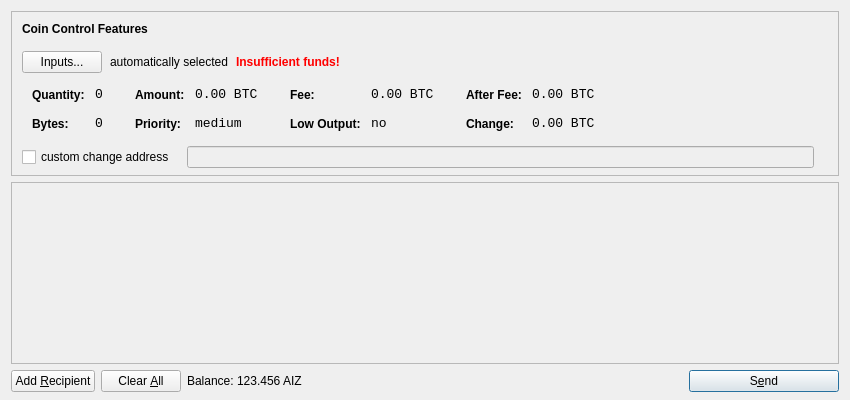
<?xml version="1.0" encoding="UTF-8"?>
<ui version="4.0">
 <class>SendCoinsDialog</class>
 <widget class="QDialog" name="SendCoinsDialog">
  <property name="geometry">
   <rect>
    <x>0</x>
    <y>0</y>
    <width>850</width>
    <height>400</height>
   </rect>
  </property>
  <property name="windowTitle">
   <string>Send Coins</string>
  </property>
  <layout class="QVBoxLayout" name="verticalLayout" stretch="0,1,0">
   <property name="bottomMargin">
    <number>8</number>
   </property>
   <item>
    <widget class="QFrame" name="frameCoinControl">
     <property name="sizePolicy">
      <sizepolicy hsizetype="Expanding" vsizetype="Expanding">
       <horstretch>0</horstretch>
       <verstretch>0</verstretch>
      </sizepolicy>
     </property>
     <property name="maximumSize">
      <size>
       <width>16777215</width>
       <height>16777215</height>
      </size>
     </property>
     <property name="frameShape">
      <enum>QFrame::StyledPanel</enum>
     </property>
     <property name="frameShadow">
      <enum>QFrame::Sunken</enum>
     </property>
     <layout class="QVBoxLayout" name="verticalLayoutCoinControl2">
      <property name="spacing">
       <number>-1</number>
      </property>
      <property name="leftMargin">
       <number>0</number>
      </property>
      <property name="topMargin">
       <number>0</number>
      </property>
      <property name="rightMargin">
       <number>0</number>
      </property>
      <property name="bottomMargin">
       <number>6</number>
      </property>
      <item>
       <layout class="QVBoxLayout" name="verticalLayoutCoinControl" stretch="0,0,0,0,1">
        <property name="spacing">
         <number>0</number>
        </property>
        <property name="leftMargin">
         <number>10</number>
        </property>
        <property name="topMargin">
         <number>10</number>
        </property>
        <item>
         <layout class="QHBoxLayout" name="horizontalLayoutCoinControl1">
          <property name="bottomMargin">
           <number>15</number>
          </property>
          <item>
           <widget class="QLabel" name="labelCoinControlFeatures">
            <property name="sizePolicy">
             <sizepolicy hsizetype="Preferred" vsizetype="Maximum">
              <horstretch>0</horstretch>
              <verstretch>0</verstretch>
             </sizepolicy>
            </property>
            <property name="font">
             <font>
              <weight>75</weight>
              <bold>true</bold>
             </font>
            </property>
            <property name="styleSheet">
             <string notr="true">font-weight:bold;</string>
            </property>
            <property name="text">
             <string>Coin Control Features</string>
            </property>
           </widget>
          </item>
         </layout>
        </item>
        <item>
         <layout class="QHBoxLayout" name="horizontalLayoutCoinControl2" stretch="0,0,0,0">
          <property name="spacing">
           <number>8</number>
          </property>
          <property name="bottomMargin">
           <number>10</number>
          </property>
          <item>
           <widget class="QPushButton" name="pushButtonCoinControl">
            <property name="styleSheet">
             <string notr="true"/>
            </property>
            <property name="text">
             <string>Inputs...</string>
            </property>
           </widget>
          </item>
          <item>
           <widget class="QLabel" name="labelCoinControlAutomaticallySelected">
            <property name="text">
             <string>automatically selected</string>
            </property>
            <property name="margin">
             <number>5</number>
            </property>
           </widget>
          </item>
          <item>
           <widget class="QLabel" name="labelCoinControlInsuffFunds">
            <property name="font">
             <font>
              <weight>75</weight>
              <bold>true</bold>
             </font>
            </property>
            <property name="styleSheet">
             <string notr="true">color:red;font-weight:bold;</string>
            </property>
            <property name="text">
             <string>Insufficient funds!</string>
            </property>
            <property name="margin">
             <number>5</number>
            </property>
           </widget>
          </item>
          <item>
           <spacer name="horizontalSpacerCoinControl">
            <property name="orientation">
             <enum>Qt::Horizontal</enum>
            </property>
            <property name="sizeHint" stdset="0">
             <size>
              <width>40</width>
              <height>1</height>
             </size>
            </property>
           </spacer>
          </item>
         </layout>
        </item>
        <item>
         <widget class="QWidget" name="widgetCoinControl" native="true">
          <property name="sizePolicy">
           <sizepolicy hsizetype="Preferred" vsizetype="Preferred">
            <horstretch>0</horstretch>
            <verstretch>0</verstretch>
           </sizepolicy>
          </property>
          <property name="minimumSize">
           <size>
            <width>0</width>
            <height>0</height>
           </size>
          </property>
          <property name="styleSheet">
           <string notr="true"/>
          </property>
          <layout class="QHBoxLayout" name="horizontalLayoutCoinControl5">
           <property name="margin">
            <number>0</number>
           </property>
           <item>
            <layout class="QHBoxLayout" name="horizontalLayoutCoinControl3" stretch="0,0,0,1">
             <property name="spacing">
              <number>20</number>
             </property>
             <property name="topMargin">
              <number>0</number>
             </property>
             <property name="bottomMargin">
              <number>10</number>
             </property>
             <item>
              <layout class="QFormLayout" name="formLayoutCoinControl1">
               <property name="horizontalSpacing">
                <number>10</number>
               </property>
               <property name="verticalSpacing">
                <number>14</number>
               </property>
               <property name="leftMargin">
                <number>10</number>
               </property>
               <property name="topMargin">
                <number>4</number>
               </property>
               <property name="rightMargin">
                <number>6</number>
               </property>
               <item row="0" column="0">
                <widget class="QLabel" name="labelCoinControlQuantityText">
                 <property name="styleSheet">
                  <string notr="true">font-weight:bold;</string>
                 </property>
                 <property name="text">
                  <string>Quantity:</string>
                 </property>
                 <property name="margin">
                  <number>0</number>
                 </property>
                </widget>
               </item>
               <item row="0" column="1">
                <widget class="QLabel" name="labelCoinControlQuantity">
                 <property name="font">
                  <font>
                   <family>Monospace</family>
                   <pointsize>10</pointsize>
                  </font>
                 </property>
                 <property name="cursor">
                  <cursorShape>IBeamCursor</cursorShape>
                 </property>
                 <property name="contextMenuPolicy">
                  <enum>Qt::ActionsContextMenu</enum>
                 </property>
                 <property name="text">
                  <string notr="true">0</string>
                 </property>
                 <property name="margin">
                  <number>0</number>
                 </property>
                 <property name="textInteractionFlags">
                  <set>Qt::LinksAccessibleByMouse|Qt::TextSelectableByKeyboard|Qt::TextSelectableByMouse</set>
                 </property>
                </widget>
               </item>
               <item row="1" column="0">
                <widget class="QLabel" name="labelCoinControlBytesText">
                 <property name="styleSheet">
                  <string notr="true">font-weight:bold;</string>
                 </property>
                 <property name="text">
                  <string>Bytes:</string>
                 </property>
                </widget>
               </item>
               <item row="1" column="1">
                <widget class="QLabel" name="labelCoinControlBytes">
                 <property name="font">
                  <font>
                   <family>Monospace</family>
                   <pointsize>10</pointsize>
                  </font>
                 </property>
                 <property name="cursor">
                  <cursorShape>IBeamCursor</cursorShape>
                 </property>
                 <property name="contextMenuPolicy">
                  <enum>Qt::ActionsContextMenu</enum>
                 </property>
                 <property name="text">
                  <string notr="true">0</string>
                 </property>
                 <property name="textInteractionFlags">
                  <set>Qt::LinksAccessibleByMouse|Qt::TextSelectableByKeyboard|Qt::TextSelectableByMouse</set>
                 </property>
                </widget>
               </item>
              </layout>
             </item>
             <item>
              <layout class="QFormLayout" name="formLayoutCoinControl2">
               <property name="horizontalSpacing">
                <number>10</number>
               </property>
               <property name="verticalSpacing">
                <number>14</number>
               </property>
               <property name="leftMargin">
                <number>6</number>
               </property>
               <property name="topMargin">
                <number>4</number>
               </property>
               <property name="rightMargin">
                <number>6</number>
               </property>
               <item row="0" column="0">
                <widget class="QLabel" name="labelCoinControlAmountText">
                 <property name="styleSheet">
                  <string notr="true">font-weight:bold;</string>
                 </property>
                 <property name="text">
                  <string>Amount:</string>
                 </property>
                 <property name="margin">
                  <number>0</number>
                 </property>
                </widget>
               </item>
               <item row="0" column="1">
                <widget class="QLabel" name="labelCoinControlAmount">
                 <property name="font">
                  <font>
                   <family>Monospace</family>
                   <pointsize>10</pointsize>
                  </font>
                 </property>
                 <property name="cursor">
                  <cursorShape>IBeamCursor</cursorShape>
                 </property>
                 <property name="contextMenuPolicy">
                  <enum>Qt::ActionsContextMenu</enum>
                 </property>
                 <property name="text">
                  <string notr="true">0.00 BTC</string>
                 </property>
                 <property name="textInteractionFlags">
                  <set>Qt::LinksAccessibleByMouse|Qt::TextSelectableByKeyboard|Qt::TextSelectableByMouse</set>
                 </property>
                </widget>
               </item>
               <item row="1" column="0">
                <widget class="QLabel" name="labelCoinControlPriorityText">
                 <property name="styleSheet">
                  <string notr="true">font-weight:bold;</string>
                 </property>
                 <property name="text">
                  <string>Priority:</string>
                 </property>
                </widget>
               </item>
               <item row="1" column="1">
                <widget class="QLabel" name="labelCoinControlPriority">
                 <property name="font">
                  <font>
                   <family>Monospace</family>
                   <pointsize>10</pointsize>
                  </font>
                 </property>
                 <property name="cursor">
                  <cursorShape>IBeamCursor</cursorShape>
                 </property>
                 <property name="contextMenuPolicy">
                  <enum>Qt::ActionsContextMenu</enum>
                 </property>
                 <property name="text">
                  <string>medium</string>
                 </property>
                 <property name="textInteractionFlags">
                  <set>Qt::LinksAccessibleByMouse|Qt::TextSelectableByKeyboard|Qt::TextSelectableByMouse</set>
                 </property>
                </widget>
               </item>
              </layout>
             </item>
             <item>
              <layout class="QFormLayout" name="formLayoutCoinControl3">
               <property name="horizontalSpacing">
                <number>10</number>
               </property>
               <property name="verticalSpacing">
                <number>14</number>
               </property>
               <property name="leftMargin">
                <number>6</number>
               </property>
               <property name="topMargin">
                <number>4</number>
               </property>
               <property name="rightMargin">
                <number>6</number>
               </property>
               <item row="0" column="0">
                <widget class="QLabel" name="labelCoinControlFeeText">
                 <property name="styleSheet">
                  <string notr="true">font-weight:bold;</string>
                 </property>
                 <property name="text">
                  <string>Fee:</string>
                 </property>
                 <property name="margin">
                  <number>0</number>
                 </property>
                </widget>
               </item>
               <item row="0" column="1">
                <widget class="QLabel" name="labelCoinControlFee">
                 <property name="font">
                  <font>
                   <family>Monospace</family>
                   <pointsize>10</pointsize>
                  </font>
                 </property>
                 <property name="cursor">
                  <cursorShape>IBeamCursor</cursorShape>
                 </property>
                 <property name="contextMenuPolicy">
                  <enum>Qt::ActionsContextMenu</enum>
                 </property>
                 <property name="text">
                  <string notr="true">0.00 BTC</string>
                 </property>
                 <property name="textInteractionFlags">
                  <set>Qt::LinksAccessibleByMouse|Qt::TextSelectableByKeyboard|Qt::TextSelectableByMouse</set>
                 </property>
                </widget>
               </item>
               <item row="1" column="0">
                <widget class="QLabel" name="labelCoinControlLowOutputText">
                 <property name="styleSheet">
                  <string notr="true">font-weight:bold;</string>
                 </property>
                 <property name="text">
                  <string>Low Output:</string>
                 </property>
                </widget>
               </item>
               <item row="1" column="1">
                <widget class="QLabel" name="labelCoinControlLowOutput">
                 <property name="font">
                  <font>
                   <family>Monospace</family>
                   <pointsize>10</pointsize>
                  </font>
                 </property>
                 <property name="cursor">
                  <cursorShape>IBeamCursor</cursorShape>
                 </property>
                 <property name="contextMenuPolicy">
                  <enum>Qt::ActionsContextMenu</enum>
                 </property>
                 <property name="text">
                  <string>no</string>
                 </property>
                 <property name="textInteractionFlags">
                  <set>Qt::LinksAccessibleByMouse|Qt::TextSelectableByKeyboard|Qt::TextSelectableByMouse</set>
                 </property>
                </widget>
               </item>
              </layout>
             </item>
             <item>
              <layout class="QFormLayout" name="formLayoutCoinControl4">
               <property name="horizontalSpacing">
                <number>10</number>
               </property>
               <property name="verticalSpacing">
                <number>14</number>
               </property>
               <property name="leftMargin">
                <number>6</number>
               </property>
               <property name="topMargin">
                <number>4</number>
               </property>
               <property name="rightMargin">
                <number>6</number>
               </property>
               <item row="0" column="0">
                <widget class="QLabel" name="labelCoinControlAfterFeeText">
                 <property name="styleSheet">
                  <string notr="true">font-weight:bold;</string>
                 </property>
                 <property name="text">
                  <string>After Fee:</string>
                 </property>
                 <property name="margin">
                  <number>0</number>
                 </property>
                </widget>
               </item>
               <item row="0" column="1">
                <widget class="QLabel" name="labelCoinControlAfterFee">
                 <property name="font">
                  <font>
                   <family>Monospace</family>
                   <pointsize>10</pointsize>
                  </font>
                 </property>
                 <property name="cursor">
                  <cursorShape>IBeamCursor</cursorShape>
                 </property>
                 <property name="contextMenuPolicy">
                  <enum>Qt::ActionsContextMenu</enum>
                 </property>
                 <property name="text">
                  <string notr="true">0.00 BTC</string>
                 </property>
                 <property name="textInteractionFlags">
                  <set>Qt::LinksAccessibleByMouse|Qt::TextSelectableByKeyboard|Qt::TextSelectableByMouse</set>
                 </property>
                </widget>
               </item>
               <item row="1" column="0">
                <widget class="QLabel" name="labelCoinControlChangeText">
                 <property name="styleSheet">
                  <string notr="true">font-weight:bold;</string>
                 </property>
                 <property name="text">
                  <string>Change:</string>
                 </property>
                </widget>
               </item>
               <item row="1" column="1">
                <widget class="QLabel" name="labelCoinControlChange">
                 <property name="font">
                  <font>
                   <family>Monospace</family>
                   <pointsize>10</pointsize>
                  </font>
                 </property>
                 <property name="cursor">
                  <cursorShape>IBeamCursor</cursorShape>
                 </property>
                 <property name="contextMenuPolicy">
                  <enum>Qt::ActionsContextMenu</enum>
                 </property>
                 <property name="text">
                  <string notr="true">0.00 BTC</string>
                 </property>
                 <property name="textInteractionFlags">
                  <set>Qt::LinksAccessibleByMouse|Qt::TextSelectableByKeyboard|Qt::TextSelectableByMouse</set>
                 </property>
                </widget>
               </item>
              </layout>
             </item>
            </layout>
           </item>
          </layout>
         </widget>
        </item>
        <item>
         <layout class="QHBoxLayout" name="horizontalLayoutCoinControl4" stretch="0,0,0">
          <property name="spacing">
           <number>12</number>
          </property>
          <property name="sizeConstraint">
           <enum>QLayout::SetDefaultConstraint</enum>
          </property>
          <property name="topMargin">
           <number>5</number>
          </property>
          <property name="rightMargin">
           <number>5</number>
          </property>
          <item>
           <widget class="QCheckBox" name="checkBoxCoinControlChange">
            <property name="text">
             <string>custom change address</string>
            </property>
           </widget>
          </item>
          <item>
           <widget class="QLineEdit" name="lineEditCoinControlChange">
            <property name="enabled">
             <bool>false</bool>
            </property>
            <property name="sizePolicy">
             <sizepolicy hsizetype="Expanding" vsizetype="Fixed">
              <horstretch>0</horstretch>
              <verstretch>0</verstretch>
             </sizepolicy>
            </property>
           </widget>
          </item>
          <item>
           <widget class="QLabel" name="labelCoinControlChangeLabel">
            <property name="sizePolicy">
             <sizepolicy hsizetype="Preferred" vsizetype="Expanding">
              <horstretch>0</horstretch>
              <verstretch>0</verstretch>
             </sizepolicy>
            </property>
            <property name="minimumSize">
             <size>
              <width>0</width>
              <height>0</height>
             </size>
            </property>
            <property name="text">
             <string/>
            </property>
            <property name="margin">
             <number>3</number>
            </property>
           </widget>
          </item>
         </layout>
        </item>
        <item>
         <spacer name="verticalSpacerCoinControl">
          <property name="orientation">
           <enum>Qt::Vertical</enum>
          </property>
          <property name="sizeHint" stdset="0">
           <size>
            <width>800</width>
            <height>1</height>
           </size>
          </property>
         </spacer>
        </item>
       </layout>
      </item>
     </layout>
    </widget>
   </item>
   <item>
    <widget class="QScrollArea" name="scrollArea">
     <property name="widgetResizable">
      <bool>true</bool>
     </property>
     <widget class="QWidget" name="scrollAreaWidgetContents">
      <property name="geometry">
       <rect>
        <x>0</x>
        <y>0</y>
        <width>830</width>
        <height>165</height>
       </rect>
      </property>
      <layout class="QVBoxLayout" name="verticalLayout_2">
       <property name="margin">
        <number>0</number>
       </property>
       <item>
        <layout class="QVBoxLayout" name="entries">
         <property name="spacing">
          <number>6</number>
         </property>
        </layout>
       </item>
       <item>
        <spacer name="verticalSpacer">
         <property name="orientation">
          <enum>Qt::Vertical</enum>
         </property>
         <property name="sizeHint" stdset="0">
          <size>
           <width>20</width>
           <height>40</height>
          </size>
         </property>
        </spacer>
       </item>
      </layout>
     </widget>
    </widget>
   </item>
   <item>
    <layout class="QHBoxLayout" name="horizontalLayout">
     <item>
      <widget class="QPushButton" name="addButton">
       <property name="toolTip">
        <string>Send to multiple recipients at once</string>
       </property>
       <property name="text">
        <string>Add &amp;Recipient</string>
       </property>
       <property name="icon">
        <iconset resource="../bitcoin.qrc">
         <normaloff>:/icons/add</normaloff>:/icons/add</iconset>
       </property>
       <property name="autoDefault">
        <bool>false</bool>
       </property>
      </widget>
     </item>
     <item>
      <widget class="QPushButton" name="clearButton">
       <property name="sizePolicy">
        <sizepolicy hsizetype="Minimum" vsizetype="Fixed">
         <horstretch>0</horstretch>
         <verstretch>0</verstretch>
        </sizepolicy>
       </property>
       <property name="toolTip">
        <string>Remove all transaction fields</string>
       </property>
       <property name="text">
        <string>Clear &amp;All</string>
       </property>
       <property name="icon">
        <iconset resource="../bitcoin.qrc">
         <normaloff>:/icons/remove</normaloff>:/icons/remove</iconset>
       </property>
       <property name="autoRepeatDelay">
        <number>300</number>
       </property>
       <property name="autoDefault">
        <bool>false</bool>
       </property>
      </widget>
     </item>
     <item>
      <layout class="QHBoxLayout" name="horizontalLayout_2">
       <property name="spacing">
        <number>3</number>
       </property>
       <item>
        <widget class="QLabel" name="label">
         <property name="text">
          <string>Balance:</string>
         </property>
        </widget>
       </item>
       <item>
        <widget class="QLabel" name="labelBalance">
         <property name="cursor">
          <cursorShape>IBeamCursor</cursorShape>
         </property>
         <property name="text">
          <string>123.456 AIZ</string>
         </property>
         <property name="textInteractionFlags">
          <set>Qt::LinksAccessibleByMouse|Qt::TextSelectableByKeyboard|Qt::TextSelectableByMouse</set>
         </property>
        </widget>
       </item>
      </layout>
     </item>
     <item>
      <spacer name="horizontalSpacer">
       <property name="orientation">
        <enum>Qt::Horizontal</enum>
       </property>
       <property name="sizeHint" stdset="0">
        <size>
         <width>40</width>
         <height>20</height>
        </size>
       </property>
      </spacer>
     </item>
     <item>
      <widget class="QPushButton" name="sendButton">
       <property name="minimumSize">
        <size>
         <width>150</width>
         <height>0</height>
        </size>
       </property>
       <property name="toolTip">
        <string>Confirm the send action</string>
       </property>
       <property name="text">
        <string>S&amp;end</string>
       </property>
       <property name="icon">
        <iconset resource="../bitcoin.qrc">
         <normaloff>:/icons/send</normaloff>:/icons/send</iconset>
       </property>
       <property name="default">
        <bool>true</bool>
       </property>
      </widget>
     </item>
    </layout>
   </item>
  </layout>
 </widget>
 <resources>
  <include location="../bitcoin.qrc"/>
 </resources>
 <connections/>
</ui>
